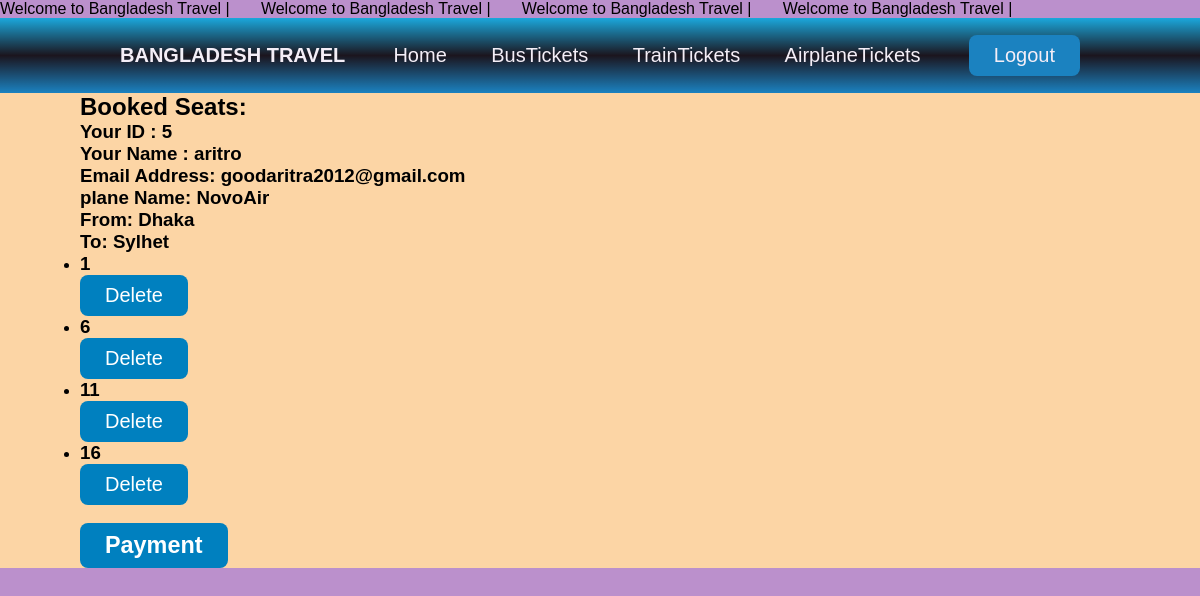
Page /plane_confirm/ (signed in) on the committed database.
### service/models.py (models this page shows)
class Air(models.Model):
    air_name=models.CharField(max_length=250,null=True)
    air_id = models.CharField(max_length=250,null=True)
    airfrom=models.CharField(max_length=250,null=True)
    airto=models.CharField(max_length=250,null=True)
    AirEstimation=models.CharField(max_length=250,null=True)
    afair = models.IntegerField(null=True)
    airdate = models.DateField(null=True)

class Planeseat(models.Model):
    plane = models.ForeignKey(Air, on_delete=models.CASCADE,null=True)
    seat_number = models.CharField(max_length=22,null=True)
    is_booked = models.BooleanField(default=False)
    user = models.ForeignKey(User, on_delete=models.CASCADE, null=True)

### ticket/views.py (the view)
# urls.py: path('plane_confirm/', views.plane_confirm, name='plane_confirm'),
@login_required
def plane_confirm(request):
    current_user = request.user
    current_user_id = current_user.id
    user_name = current_user.username
    email = current_user.email
    print(user_name)
    print(email)
    print(current_user_id)
    booked_seats = Planeseat.objects.filter(user=current_user, is_booked=True)
    plane_ids = [Planeseat.seat_number for Planeseat in booked_seats]
    planes = Air.objects.filter(air_id=plane_ids).distinct()
    context = {
        'booked_seats': booked_seats,
        'current_user_id' : current_user_id,
        'user_name' : user_name,
        'email' : email,
        'planes': planes,
    }
    return render(request, 'plane_seat_confirm.html', context)

### templates/plane_seat_confirm.html (shortened to what this page needs)
<html lang="en">
<head>
    <link rel="stylesheet"href="/static/css/navstyle.css" >
	<link rel="stylesheet"href="/static/css/home.css" >
</head>
<body style="background-color:rgb(187, 144, 204);">
  <marquee>Welcome to  Bangladesh  Travel |&nbsp&nbsp&nbsp&nbsp&nbsp&nbsp Welcome to  Bangladesh  Travel |&nbsp&nbsp&nbsp&nbsp&nbsp&nbsp Welcome to  Bangladesh  Travel |&nbsp&nbsp&nbsp&nbsp&nbsp&nbsp Welcome to  Bangladesh  Travel |</marquee>
      <header>
          <div class="logo">
              <p>bangladesh travel</p>
          </div>
      <nav>
        <ul>
          <li><a href="{% url 'homey'%}">Home</a></li>
            <li><a href="{% url 'bus'%}">BusTickets</a></li>
            <li><a href="{% url 'train'%}">TrainTickets</a></li>
            <li><a href="{% url 'airplane'%}">AirplaneTickets</a></li>
        </ul>
                </nav>
                <button><a href="{% url 'logout'%}" class="btn btn-primary"> Logout </a></button>
                </header>
  <div style="background-color: rgb(252, 213, 165); padding-left: 80px;">
    {% if booked_seats %}
      <h2>Booked Seats:</h2>
      <h3> <p> Your ID : {{ current_user_id }} </p> </h3>
      <h3> <p> Your Name : {{ user_name }} </p> </h3>
      <h3> <p> Email Address: {{ email }} </p> </h3>
      {% with booked_seats.0.plane as plane %}
        <h3> <p>plane Name: {{ plane.air_name }}</p></h3>
        <h3><p>From: {{ plane.airfrom }}</p></h3>
        <h3><p>To: {{ plane.airto }}</p></h3>
      <ul>
        {% for seat in booked_seats %}
          <li>
            <h3>{{ seat.seat_number }}</h3>
            <form action="{% url 'plane_delete_seat' %}" method="POST">
              <button type="submit">Delete</button>
              <br>
            </form>
          </li>
        {% endfor %}
        <br>
        <button><a href="{% url 'planepay' air_id=plane.air_id %}"> <h3>Payment</h3></a></button>
        {% endwith %}
      </ul>
    {% else %}
      <h2>No seats have been booked yet.</h2>
      <br>
      <h3><a href="{% url 'airplane' %}">Return to Plane Page</a></h3>
    {% endif %}
  </div>
</body>
</html>

### static/css/navstyle.css (style rules this page uses)
* { margin: 0; padding: 0; box-sizing: border-box; font-family: arial; }
html { font-family: "Lucida Sans", sans-serif; }
header { width: 100%; height: 75px; margin-top:0px; display: flex; justify-content: space-between; align-items:center; padding:30px 10%; background-image:linear-gradient(#00acdf,black, #0080bf); opacity: 85%; }
.logo { font-size:20px; font-weight:bold; color:white; letter-spacing: 0px; cursor: pointer; text-transform: uppercase; }
nav li { display: inline-block; list-style: none; padding:0px 20px; }
a,button { text-decoration:none; font-size:20px; font-weight:500; color:white; cursor:pointer; }
button { background-color:#0080bf; padding:9px 25px; border:none; border-radius:8px; transition:all 0.4s ease 0s; }

### rows in the picture
Air: air_name "NovoAir", airfrom "Dhaka", airto "Sylhet"
Planeseat: seat_number "1"
Planeseat: seat_number "6"
Planeseat: seat_number "11"
Planeseat: seat_number "16"

### other values in the picture
{{ current_user_id }} "5"
{{ user_name }} "aritro"
{{ email }} "goodaritra2012@gmail.com"
